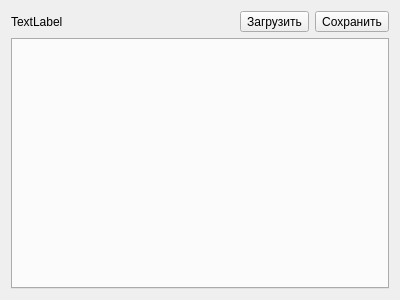
<?xml version="1.0" encoding="UTF-8"?>
<ui version="4.0">
 <class>SDKSettings</class>
 <widget class="QWidget" name="SDKSettings">
  <property name="geometry">
   <rect>
    <x>0</x>
    <y>0</y>
    <width>400</width>
    <height>300</height>
   </rect>
  </property>
  <property name="windowTitle">
   <string>Form</string>
  </property>
  <layout class="QVBoxLayout" name="verticalLayout">
   <item>
    <layout class="QHBoxLayout" name="horizontalLayout_2">
     <item>
      <widget class="QLabel" name="name">
       <property name="text">
        <string>TextLabel</string>
       </property>
      </widget>
     </item>
     <item>
      <spacer name="horizontalSpacer">
       <property name="orientation">
        <enum>Qt::Horizontal</enum>
       </property>
       <property name="sizeHint" stdset="0">
        <size>
         <width>40</width>
         <height>20</height>
        </size>
       </property>
      </spacer>
     </item>
     <item>
      <widget class="QToolButton" name="load_button">
       <property name="text">
        <string>Загрузить</string>
       </property>
      </widget>
     </item>
     <item>
      <widget class="QToolButton" name="save_button">
       <property name="text">
        <string>Сохранить</string>
       </property>
      </widget>
     </item>
    </layout>
   </item>
   <item>
    <layout class="QHBoxLayout" name="horizontalLayout">
     <item>
      <widget class="QTabWidget" name="tabWidget"/>
     </item>
    </layout>
   </item>
  </layout>
 </widget>
 <resources/>
 <connections/>
</ui>
